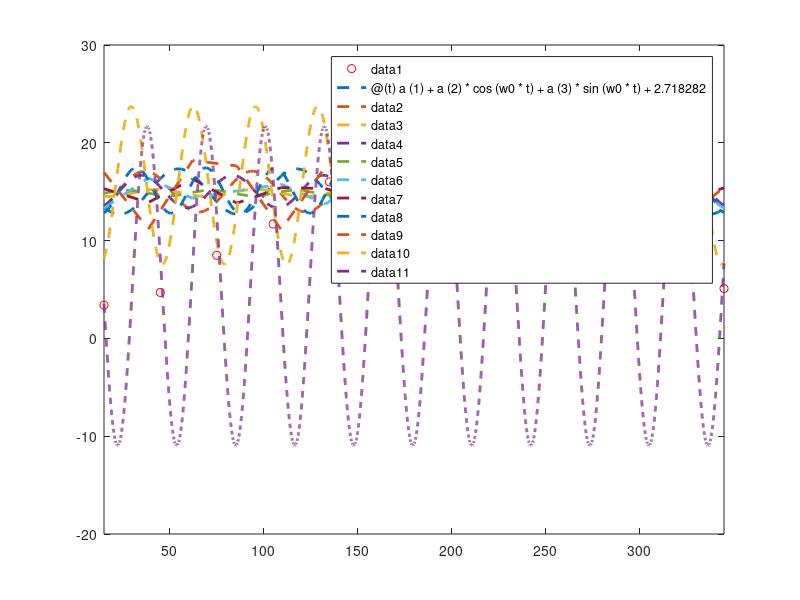

Write MATLAB code to recreate this figure.
function [A0, A1, B1, C1, dia_max] = RA225295_L09_01() 
   t=[15 45 75 105 135 165 195 225 255 285 315 345];
   y=[3.4 4.7 8.5 11.7 16 18.7 20.5 19.7 17.1 12.7 7.7 5.1];
   plot(t,y,'or'); hold on;
   for i=1:length(t)
     E(i)=e;
   end
   
   for w0=1/10:0.01:1/5
        Z = [ones(length(t),1) cos(w0*t).' sin(w0*t).']
        a=Z\(y.')
        y_ajuste = @(t) a(1) + a(2)*cos(w0*t) + a(3)*sin(w0*t)+2.718282;
        fplot(y_ajuste,[min(t) max(t)],'--','linewidth',2);
   end


end
